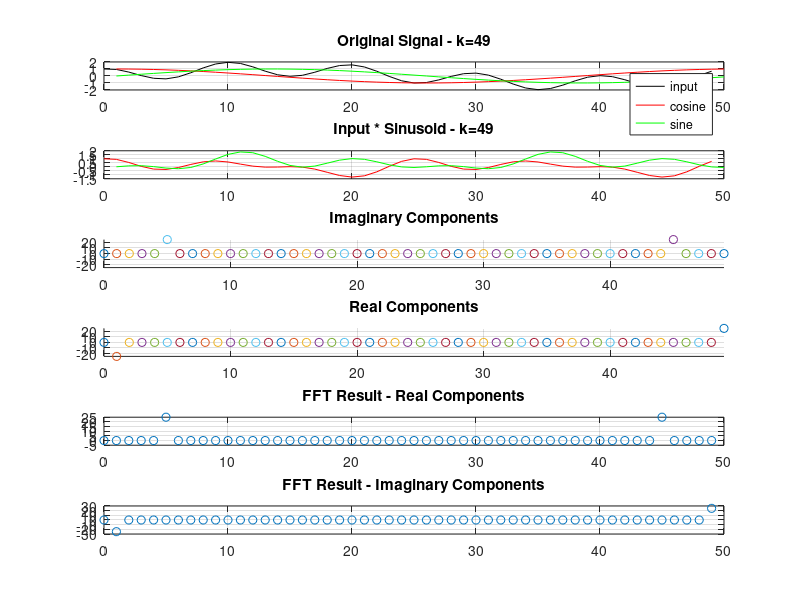

The MATLAB script that drew this image:
#!/bin/octave
## Evan Widloski - 2016-07-14
## DFT Testing - practicing and understanding DFT

duration = 1;
sample_freq = 50;

N = duration*sample_freq;

n = 0:N-1;

x = sin(2*pi*1*n/N) + cos(2*pi*5*n/N);

for k = n
  c = cos((2*pi*k*n)/N);
  s = -sin((2*pi*k*n)/N);

  ## show original signal and sin/cos to calculate correlation with
  subplot(6,1,1)
  plot(n,x,'k',c,'r',s,'g')
  legend('input','cosine','sine')
  grid on
  title(sprintf('Original Signal - k=%d',k))

  ## first step in finding correlation
  subplot(6,1,2)
  plot(n,c.*x,'r',s.*x,'g')
  grid on
  title(sprintf('Input * Sinusoid - k=%d',k))

  ## calculate correlation by summing previous signal
  subplot(6,1,3)
  hold on
  plot(k,sum(c.*x),'o')
  grid on
  hold off
  axis([0 N-1 -25 25])
  title('Imaginary Components')

  ## calculate correlation by summing previous signal
  subplot(6,1,4)
  hold on
  plot(k,sum(s.*x),'o')
  sum(s.*x)
  grid on
  hold off
  axis([0 N-1 -25 25])
  title('Real Components')

  drawnow
  pause
endfor

## show FFT for comparison
subplot(6,1,5)
plot(n,real(fft(x)),'o')
grid on
title('FFT Result - Real Components')
subplot(6,1,6)
plot(n,imag(fft(x)),'o')
grid on
title('FFT Result - Imaginary Components')
